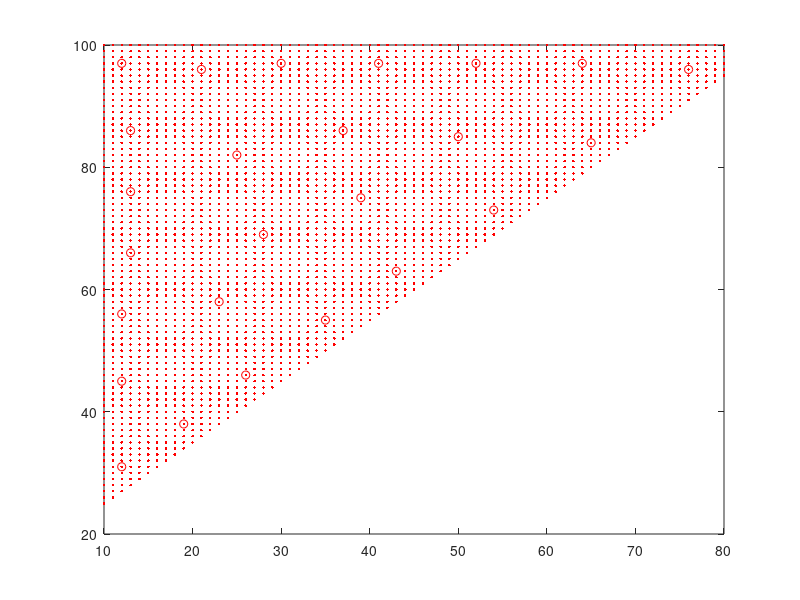

Write MATLAB code to recreate this figure. (Note: this script raises an error after producing the figure.)
clear all, close all, clc
[A,B] =meshgrid(10:80,10:100);

scrX = [A(:),B(:)];
scrX = scrX(scrX(:,1)+14.5 < scrX(:,2),:);
scrXn = [scrX;...
    repmat(scrX(scrX(:,1)-scrX(:,2)==-15,:),[5,1]);
    repmat(scrX(scrX(:,1)==10,:),[5,1]);
    repmat(scrX(scrX(:,1)==80,:),[5,1]);
    repmat(scrX(scrX(:,2)==10,:),[5,1]);
    repmat(scrX(scrX(:,2)==100,:),[5,1])];

num_sim = 10;
K = 25;

[IDX, C] = kmeans(scrXn,K);
X = round(C);
plot(X(:,1),X(:,2),'ro')
hold on
plot(scrX(:,1),scrX(:,2),'r.')

Xr = repmat(X,[num_sim ,1]);

mu = simu_oracle(scrX);
cact = 0;
for k = 1:size(scrX,1)
        cprop = abs(mu(k)-mu)./(sqrt(sum((repmat(scrX(k,:),size(scrX,1),1)-scrX).^2,2))');
        if max(cprop) >= cact 
            cact = max(cprop);
        end
end
[~,istar] = min(mu);
cact

M = 100;

L_save = zeros(M,length(scrX));

parfor_progress(100); 
parfor c = 1:M
L_save(c,:)  = RS_L(scrX,Xr,sSsimu(Xr),0.05,3);
        parfor_progress; 
end
parfor_progress(0); 

save('Data_02_27_2018','L_save','num_sim','scrX','X','K','istar','cact','mu','M')
        
clear all, close all, clc
load('Data_02_27_2018')

C = sum(L_save,1)'/M;

for k = 1:size(scrX,1)
    
rectangle('Position',[scrX(k,1)-C(k)/2  scrX(k,2)-C(k)/2 C(k) C(k)],'facecolor',[0.2 0.8 0.8],'linestyle','none','Curvature',1)

end
axis square
hold on

plot(X(:,1),X(:,2),'kd','markerfacecolor','k')
plot(scrX(istar,1),scrX(istar,2),'r*')
plot(scrX(istar,1),scrX(istar,2),'ro')

vch = convhull(scrX(:,1),scrX(:,2));
plot(scrX(vch,1),scrX(vch,2),'k-')
xlim([min(scrX(:,1))-5,max(scrX(:,1))+5])
ylim([min(scrX(:,2))-5,max(scrX(:,2))+5])
xlabel('Reorder quantity','interpreter','latex')
ylabel('Order-to quantity','interpreter','latex')

print_correctly('sS_numerical')

